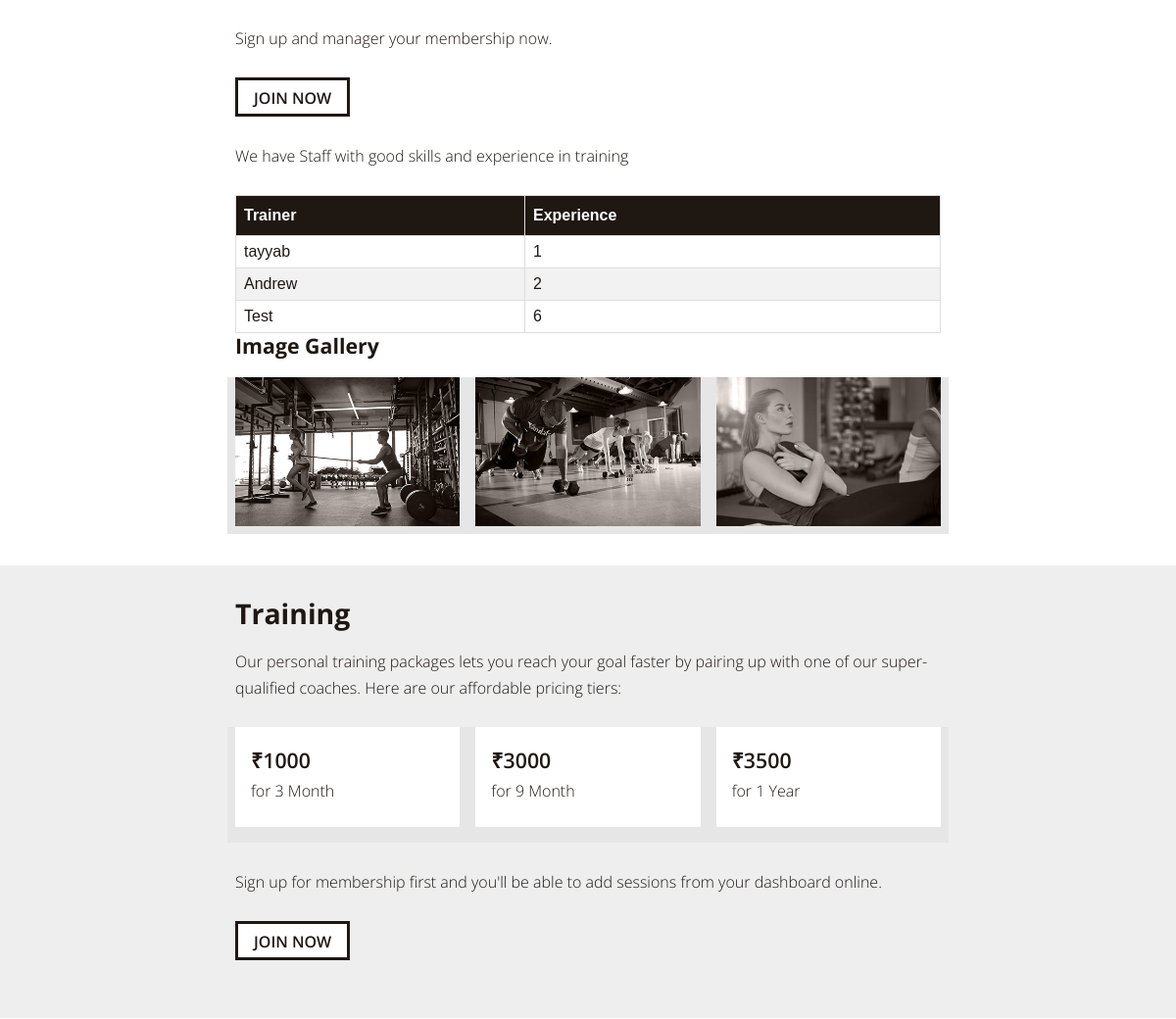
/ (middle part), run on an earlier commit of the app's database.
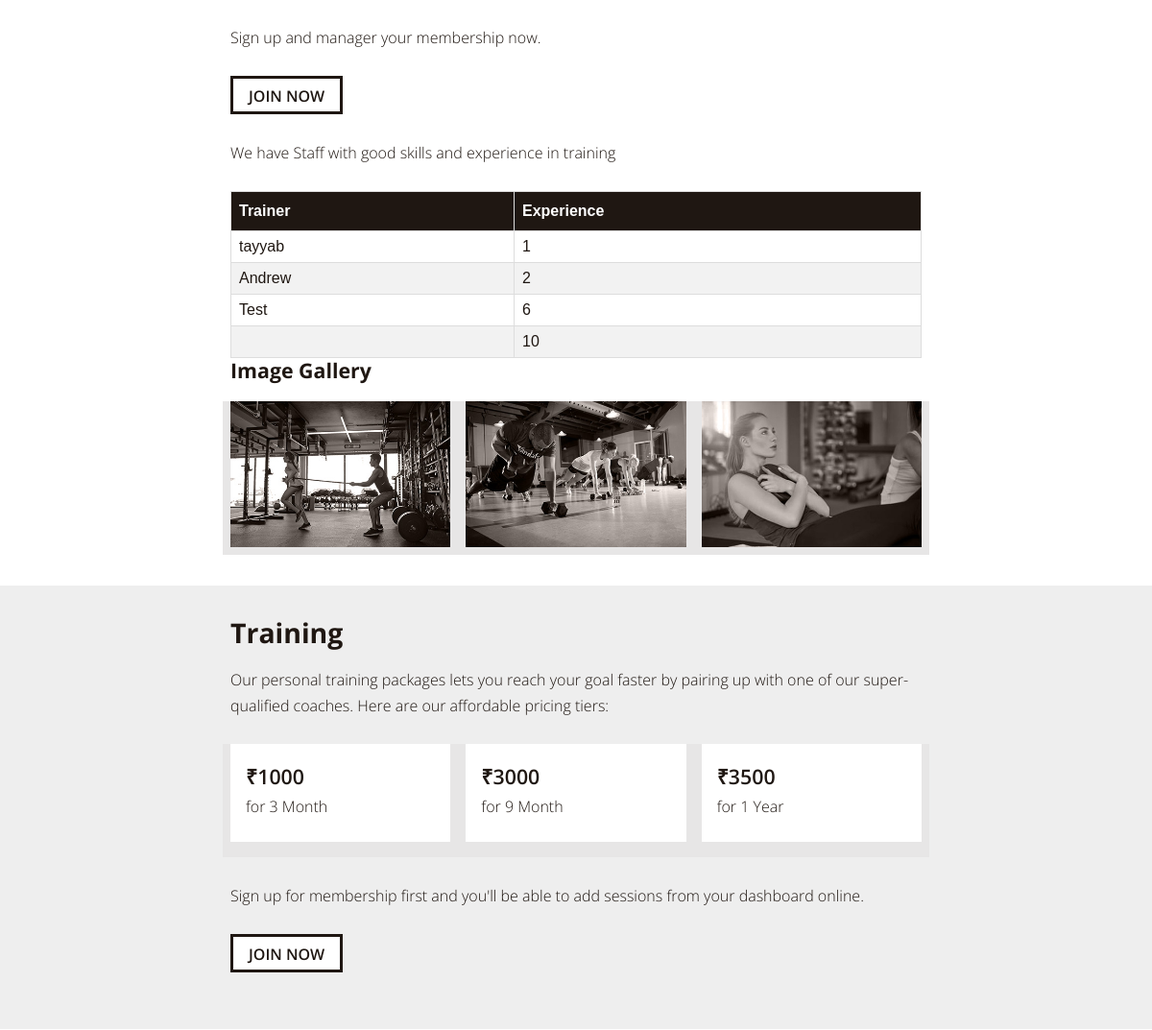
And on a later commit of the database.
### train/models.py (models this page shows, shortened)
class User(AbstractUser):
    user_choices = [('CL', 'client'), ('TR', 'trainer'), ('AD', 'admin')]
    subscription = models.CharField(max_length=2,null=False)

### train/views.py (the view)
# urls.py: 2. Add a URL to urlpatterns:  path('', views.home, name='home')
def home(request):
    data=User.objects.filter(is_staff=True)
    exerciselist = Exercise.objects.all().order_by('name')
    context={'trainer':data,
             'list':exerciselist
             }
    return render(request,"train/index1.html",context)

### train/templates/train/index1.html (shortened to what this page needs)
<!DOCTYPE html>
{% load static %}
<html lang="en">
<head>
  <link href="{% static 'train/normalize.css' %}" rel="stylesheet">
  <link rel="stylesheet" href="{% static 'train/styles.css' %}">
    <link href="{% static 'train/main.css' %}" rel="stylesheet">
   <link rel="stylesheet" href="https://stackpath.bootstrapcdn.com/bootstrap/4.4.1/css/bootstrap.min.css">
        <link rel="stylesheet" href="{% static 'train/styles.css' %}">
    <link rel="stylesheet" href="https://stackpath.bootstrapcdn.com/bootstrap/4.4.1/css/bootstrap.min.css">
  <link href="{% static 'train/normalize.css' %}" rel="stylesheet">
    <link href="{% static 'train/main.css' %}" rel="stylesheet">
        <link rel="stylesheet" href="{% static 'train/styles.css' %}">
    </head>
    <body>
      <section class="section">
        <div class="wrap">
          <p>
          Sign up and manager your membership now.
          </p>
          <p>
            <a href="{% url 'register' %}" class="btn">
               Join now
            </a>
          </p>
            <p>We have Staff with good skills and experience in training </p>
            <table id="trainers">
                <thead>
                <th>Trainer</th>
                <th>Experience</th>
                </thead>
                {% for i in trainer %}
                <tr>
                    <td>{{i.first_name}}</td>
                    <td>{{i.id}}</td>
                </tr>
                {% endfor %}
            </table>
          <h3> Image Gallery</h3>
          <div class="row">
            <div class="img-item col col--4md">
              <a href="{% static 'train/gym-environment1.jpg' %}" target="_blank">
                <img src="{% static 'train/gym-environment1.jpg' %}" alt="Training area 1" class="img-responsive">
              </a>
            </div>
            <div class="img-item col col--4md">
              <a href="{% static 'train/gym-environment2.jpg' %}" target="_blank">
                <img src="{% static 'train/gym-environment2.jpg' %}" alt="Training area 2" class="img-responsive">
              </a>
            </div>
            <div class="img-item col col--4md">
              <a href="{% static 'train/gym-environment3.jpg' %}" target="_blank">
                <img src="{% static 'train/gym-environment3.jpg' %}" alt="Training area 3" class="img-responsive">
              </a>
            </div>
          </div>
        </div>
      </section>
      <section class="section section--alt">
        <div class="wrap">
          <h2>Training</h2>
          <p>
            Our personal training packages lets you reach your goal faster by pairing up with one of our super-qualified coaches. Here are our affordable pricing tiers:
          </p>
          <ul class="listings row">
            <li class="listings__item listings__item--alt col col--6md">
              <p class="listings__item-content listings__item-content--alt">
                <span class="listings__item-title">₹1000</span>
                <span class="listings__item-prop">for 3 Month</span>
              </p>
            </li>
            <li class="listings__item listings__item--alt col col--6md">
              <p class="listings__item-content listings__item-content--alt">
                <span class="listings__item-title">₹3000</span>
                <span class="listings__item-prop">for 9 Month</span>
              </p>
            </li>
            <li class="listings__item listings__item--alt col col--6md">
              <p class="listings__item-content listings__item-content--alt">
                <span class="listings__item-title">₹3500</span>
                <span class="listings__item-prop">for 1 Year</span>
              </p>
            </li>
          </ul>
          <p>
            Sign up for membership first and you'll be able to add sessions from your dashboard online.
          </p>
          <p>
            <a href="{% url 'register' %}" class="btn">
              Join Now
            </a>
          </p>
        </div>
      </section>
</body>
</html>

What changed in the data, as far as the page shows it:
added User: id "10"
